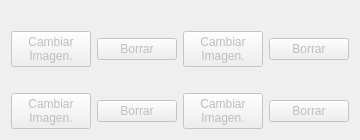
         <widget class="QWidget" name="tab_imagenes">
          <attribute name="title">
           <string>Imagenes Artículo</string>
          </attribute>
          <layout class="QGridLayout" name="gridLayout_23">
           <item row="0" column="0">
            <widget class="QLabel" name="lblImagenArticulo_1">
             <property name="sizePolicy">
              <sizepolicy hsizetype="Preferred" vsizetype="Preferred">
               <horstretch>255</horstretch>
               <verstretch>255</verstretch>
              </sizepolicy>
             </property>
             <property name="maximumSize">
              <size>
               <width>256</width>
               <height>256</height>
              </size>
             </property>
             <property name="toolTip">
              <string>La imagen introducida debe tener los mismos pixels horizontales que verticales</string>
             </property>
             <property name="text">
              <string/>
             </property>
             <property name="pixmap">
              <pixmap>:/Icons/PNG/paquete.png</pixmap>
             </property>
             <property name="scaledContents">
              <bool>true</bool>
             </property>
            </widget>
           </item>
           <item row="0" column="1">
            <widget class="QLabel" name="lblImagenArticulo_2">
             <property name="sizePolicy">
              <sizepolicy hsizetype="Preferred" vsizetype="Preferred">
               <horstretch>255</horstretch>
               <verstretch>255</verstretch>
              </sizepolicy>
             </property>
             <property name="maximumSize">
              <size>
               <width>256</width>
               <height>256</height>
              </size>
             </property>
             <property name="toolTip">
              <string>La imagen introducida debe tener los mismos pixels horizontales que verticales</string>
             </property>
             <property name="text">
              <string/>
             </property>
             <property name="pixmap">
              <pixmap>:/Icons/PNG/paquete.png</pixmap>
             </property>
             <property name="scaledContents">
              <bool>true</bool>
             </property>
            </widget>
           </item>
           <item row="1" column="0">
            <layout class="QHBoxLayout" name="horizontalLayout_8">
             <item>
              <widget class="QPushButton" name="botCambiarImagen">
               <property name="enabled">
                <bool>false</bool>
               </property>
               <property name="maximumSize">
                <size>
                 <width>256</width>
                 <height>16777215</height>
                </size>
               </property>
               <property name="text">
                <string>Cambiar
Imagen.</string>
               </property>
               <property name="icon">
                <iconset>
                 <normaloff>:/Icons/PNG/image.png</normaloff>:/Icons/PNG/image.png</iconset>
               </property>
               <property name="iconSize">
                <size>
                 <width>32</width>
                 <height>32</height>
                </size>
               </property>
              </widget>
             </item>
             <item>
              <widget class="QPushButton" name="btnBorrarImagen_1">
               <property name="enabled">
                <bool>false</bool>
               </property>
               <property name="maximumSize">
                <size>
                 <width>100</width>
                 <height>16777215</height>
                </size>
               </property>
               <property name="text">
                <string>Borrar</string>
               </property>
               <property name="icon">
                <iconset>
                 <normaloff>:/Icons/PNG/borrar.png</normaloff>:/Icons/PNG/borrar.png</iconset>
               </property>
               <property name="iconSize">
                <size>
                 <width>32</width>
                 <height>32</height>
                </size>
               </property>
              </widget>
             </item>
            </layout>
           </item>
           <item row="1" column="1">
            <layout class="QHBoxLayout" name="horizontalLayout_10">
             <item>
              <widget class="QPushButton" name="botCambiarImagen_2">
               <property name="enabled">
                <bool>false</bool>
               </property>
               <property name="text">
                <string>Cambiar
Imagen.</string>
               </property>
               <property name="icon">
                <iconset>
                 <normaloff>:/Icons/PNG/image.png</normaloff>:/Icons/PNG/image.png</iconset>
               </property>
               <property name="iconSize">
                <size>
                 <width>32</width>
                 <height>32</height>
                </size>
               </property>
              </widget>
             </item>
             <item>
              <widget class="QPushButton" name="btnBorrarimagen_2">
               <property name="enabled">
                <bool>false</bool>
               </property>
               <property name="maximumSize">
                <size>
                 <width>100</width>
                 <height>16777215</height>
                </size>
               </property>
               <property name="text">
                <string>Borrar</string>
               </property>
               <property name="icon">
                <iconset>
                 <normaloff>:/Icons/PNG/borrar.png</normaloff>:/Icons/PNG/borrar.png</iconset>
               </property>
               <property name="iconSize">
                <size>
                 <width>32</width>
                 <height>32</height>
                </size>
               </property>
              </widget>
             </item>
            </layout>
           </item>
           <item row="2" column="0">
            <widget class="QLabel" name="lblImagenArticulo_3">
             <property name="sizePolicy">
              <sizepolicy hsizetype="Preferred" vsizetype="Preferred">
               <horstretch>255</horstretch>
               <verstretch>255</verstretch>
              </sizepolicy>
             </property>
             <property name="maximumSize">
              <size>
               <width>256</width>
               <height>256</height>
              </size>
             </property>
             <property name="toolTip">
              <string>La imagen introducida debe tener los mismos pixels horizontales que verticales</string>
             </property>
             <property name="text">
              <string/>
             </property>
             <property name="pixmap">
              <pixmap>:/Icons/PNG/paquete.png</pixmap>
             </property>
             <property name="scaledContents">
              <bool>true</bool>
             </property>
            </widget>
           </item>
           <item row="2" column="1">
            <widget class="QLabel" name="lblImagenArticulo_4">
             <property name="sizePolicy">
              <sizepolicy hsizetype="Preferred" vsizetype="Preferred">
               <horstretch>255</horstretch>
               <verstretch>255</verstretch>
              </sizepolicy>
             </property>
             <property name="maximumSize">
              <size>
               <width>256</width>
               <height>256</height>
              </size>
             </property>
             <property name="toolTip">
              <string>La imagen introducida debe tener los mismos pixels horizontales que verticales</string>
             </property>
             <property name="text">
              <string/>
             </property>
             <property name="pixmap">
              <pixmap>:/Icons/PNG/paquete.png</pixmap>
             </property>
             <property name="scaledContents">
              <bool>true</bool>
             </property>
            </widget>
           </item>
           <item row="3" column="0">
            <layout class="QHBoxLayout" name="horizontalLayout_9">
             <item>
              <widget class="QPushButton" name="botCambiarImagen_3">
               <property name="enabled">
                <bool>false</bool>
               </property>
               <property name="maximumSize">
                <size>
                 <width>256</width>
                 <height>16777215</height>
                </size>
               </property>
               <property name="text">
                <string>Cambiar
Imagen.</string>
               </property>
               <property name="icon">
                <iconset>
                 <normaloff>:/Icons/PNG/image.png</normaloff>:/Icons/PNG/image.png</iconset>
               </property>
               <property name="iconSize">
                <size>
                 <width>32</width>
                 <height>32</height>
                </size>
               </property>
              </widget>
             </item>
             <item>
              <widget class="QPushButton" name="btnBorrarImagen_3">
               <property name="enabled">
                <bool>false</bool>
               </property>
               <property name="maximumSize">
                <size>
                 <width>100</width>
                 <height>16777215</height>
                </size>
               </property>
               <property name="text">
                <string>Borrar</string>
               </property>
               <property name="icon">
                <iconset>
                 <normaloff>:/Icons/PNG/borrar.png</normaloff>:/Icons/PNG/borrar.png</iconset>
               </property>
               <property name="iconSize">
                <size>
                 <width>32</width>
                 <height>32</height>
                </size>
               </property>
              </widget>
             </item>
            </layout>
           </item>
           <item row="3" column="1">
            <layout class="QHBoxLayout" name="horizontalLayout_11">
             <item>
              <widget class="QPushButton" name="botCambiarImagen_4">
               <property name="enabled">
                <bool>false</bool>
               </property>
               <property name="text">
                <string>Cambiar
Imagen.</string>
               </property>
               <property name="icon">
                <iconset>
                 <normaloff>:/Icons/PNG/image.png</normaloff>:/Icons/PNG/image.png</iconset>
               </property>
               <property name="iconSize">
                <size>
                 <width>32</width>
                 <height>32</height>
                </size>
               </property>
              </widget>
             </item>
             <item>
              <widget class="QPushButton" name="btnBorrarimagen_4">
               <property name="enabled">
                <bool>false</bool>
               </property>
               <property name="maximumSize">
                <size>
                 <width>100</width>
                 <height>16777215</height>
                </size>
               </property>
               <property name="text">
                <string>Borrar</string>
               </property>
               <property name="icon">
                <iconset>
                 <normaloff>:/Icons/PNG/borrar.png</normaloff>:/Icons/PNG/borrar.png</iconset>
               </property>
               <property name="iconSize">
                <size>
                 <width>32</width>
                 <height>32</height>
                </size>
               </property>
              </widget>
             </item>
            </layout>
           </item>
          </layout>
         </widget>
